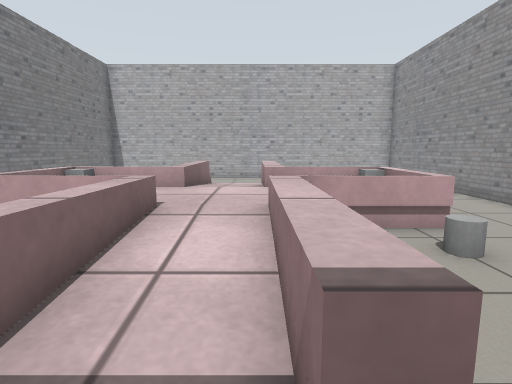
View 1 (above)

12 first-person views from a walk through a Gazebo world. The camera is 0.74 m above the floor, tilts 8° down and sees 80° across. The floor is counted in squares, 0.5 m on a side. Each view is taken from the middle of a square. On the plan, view 1 faces up. The plan holds only what a view shows up to about 15 squares ahead; the rest is blank.

View 2
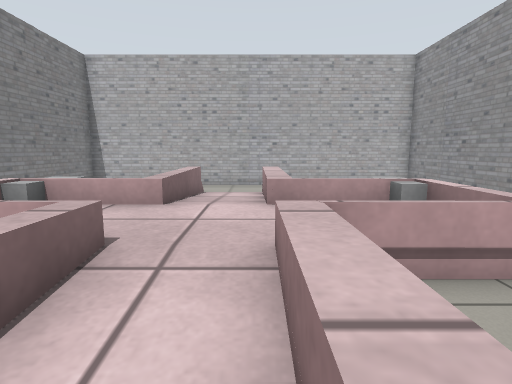

View 3
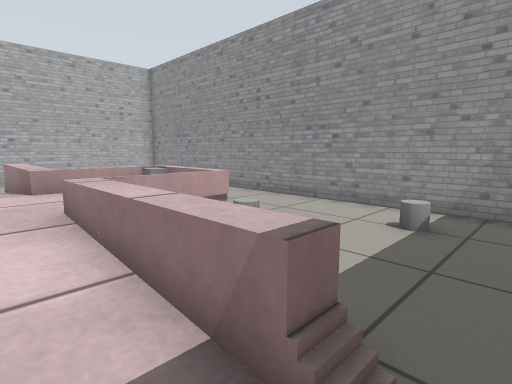

View 4
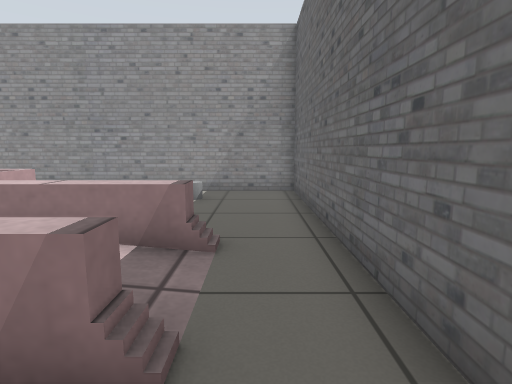

View 5
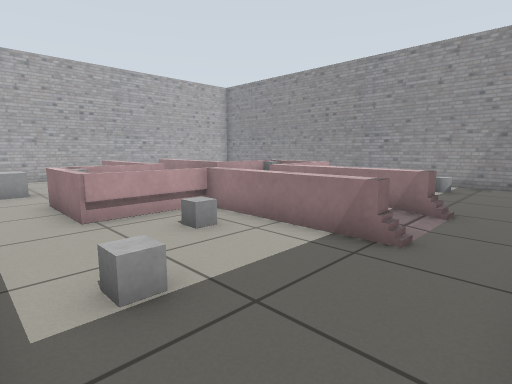

View 6
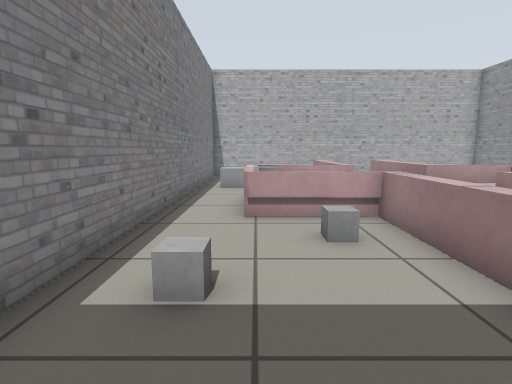

View 7
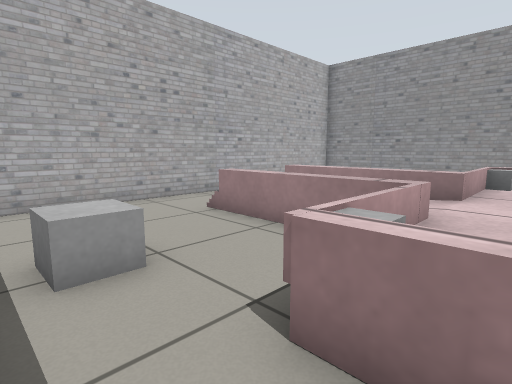

View 8
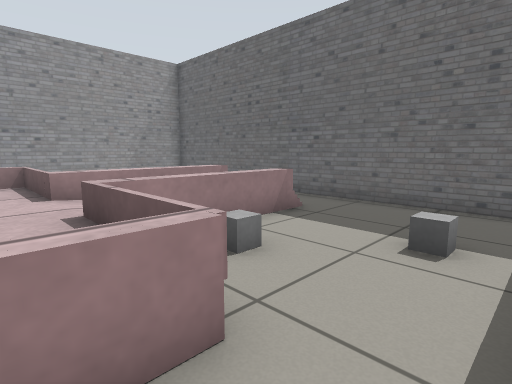

View 9
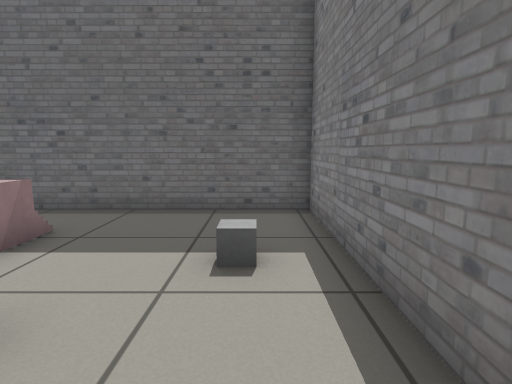

View 10
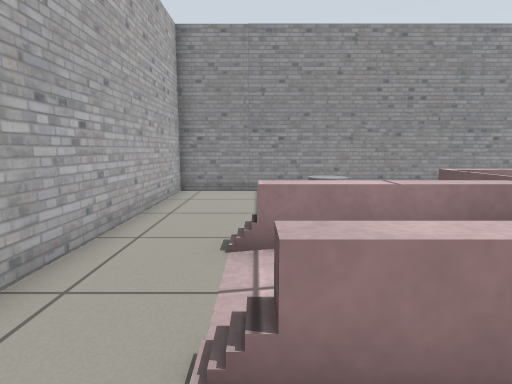

View 11
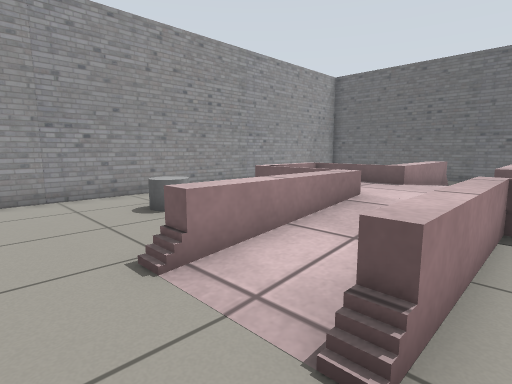

View 12
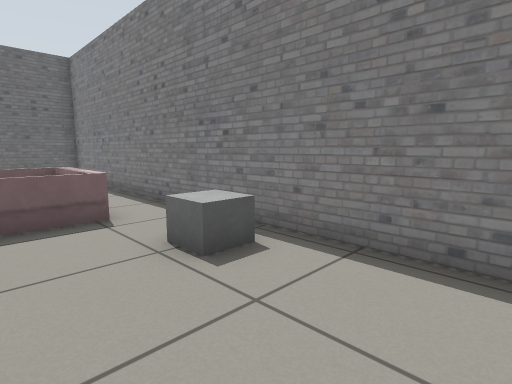

### Floor plan
Key: @ floor where view 1 was taken; # wall or solid block; . main floor; : floor 0.05 m higher than the main floor; + floor 0.1 m higher than the main floor; * floor 0.15 m higher than the main floor; % floor 0.2 m higher than the main floor; = window, fence, low wall or low ledge; B grey box; C grey cylinder.
Columns run from 8 left of view 1 to 7 right of it. Each row starts with its distance up from view 1.
 16 ################
 15 #..............#
 14 #..............#
 13 #.....=..=.....#
 12 #.....=::=.....#
 11 #.B...=++=  C..#
 10 #.....=**=     #
  9 #.....=%%=    .#
  8 #..B%%%%%%%B...#
  7 #..=%%%%%%%%...#
  6 #..=%%%%%%%%...#
  5 #.....=%%=.....#
  4 #...B.=**=.C...#
  3 #.....=++=.....#
  2 #.B...=::=...C.#
  1 #.....=..=.....#
  0 #.......@......#
 -1 #..............#
 -2 ################

Where each view was taken, in squares from view 1:
view 1: 0 up, 0 right, facing up
view 2: 2 up, 0 right, facing up
view 3: 0 up, 1 left, facing up-right
view 4: 0 up, 4 left, facing right
view 5: 1 down, 7 left, facing up-right
view 6: 1 down, 5 left, facing up
view 7: 7 up, 7 left, facing up-right
view 8: 7 up, 7 left, facing down-right
view 9: 6 up, 6 left, facing down
view 10: 13 up, 4 left, facing right
view 11: 15 up, 3 left, facing down-right
view 12: 15 up, 3 left, facing down-left
